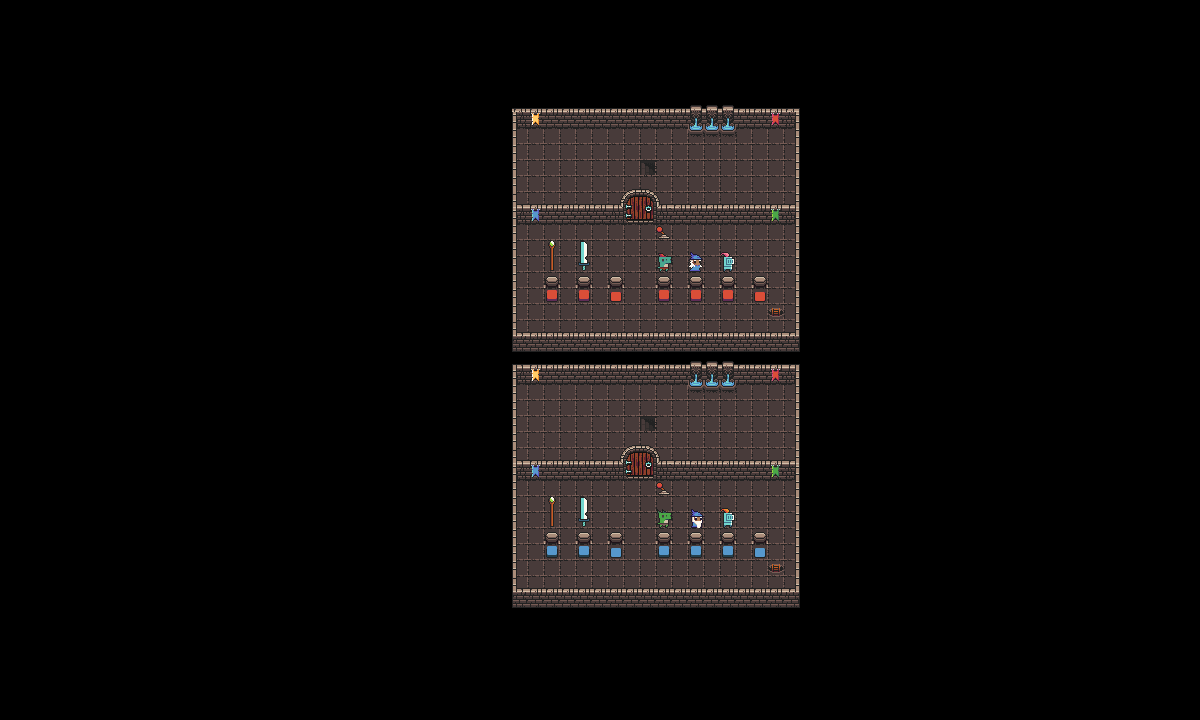

This is a level from a 2D game, rendered from its Tiled map with the project's own tilesets. A one-line summary and the map file follow, with tile-layer data summarised:
An orthogonal 75x45 tile map with 16x16 px tiles, 2 tile layers (Floor, Objects).

<map version="1.10" tiledversion="1.10.0" orientation="orthogonal" renderorder="right-down" width="75" height="45" tilewidth="16" tileheight="16" infinite="0" nextlayerid="3" nextobjectid="1">
 <tileset firstgid="1" name="0x72_DungeonTilesetII_v1.4" tilewidth="16" tileheight="16" tilecount="1024" columns="32">
  <image source="../Assets/Dungeon/0x72_DungeonTilesetII_v1.4/0x72_DungeonTilesetII_v1.4.png" trans="000000" width="512" height="512" />
 </tileset>
 <layer id="1" name="Floor" width="75" height="45">
  <data>[3375 cells, 522 non-empty, 2 distinct tile ids]</data>
 </layer>
 <layer id="2" name="Objects" width="75" height="45">
  <data>[3375 cells, 322 non-empty, 54 distinct tile ids]</data>
 </layer>
</map>
